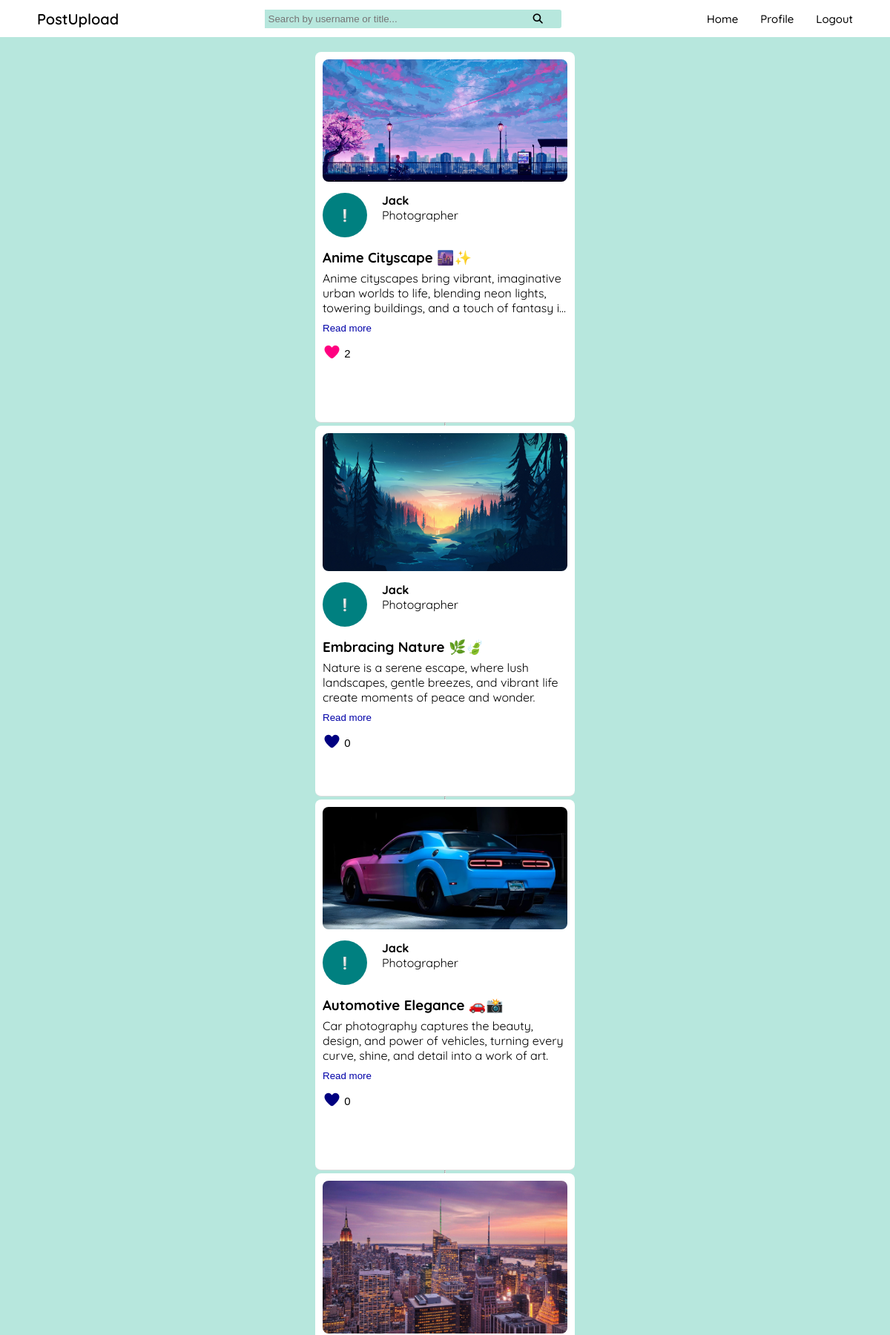
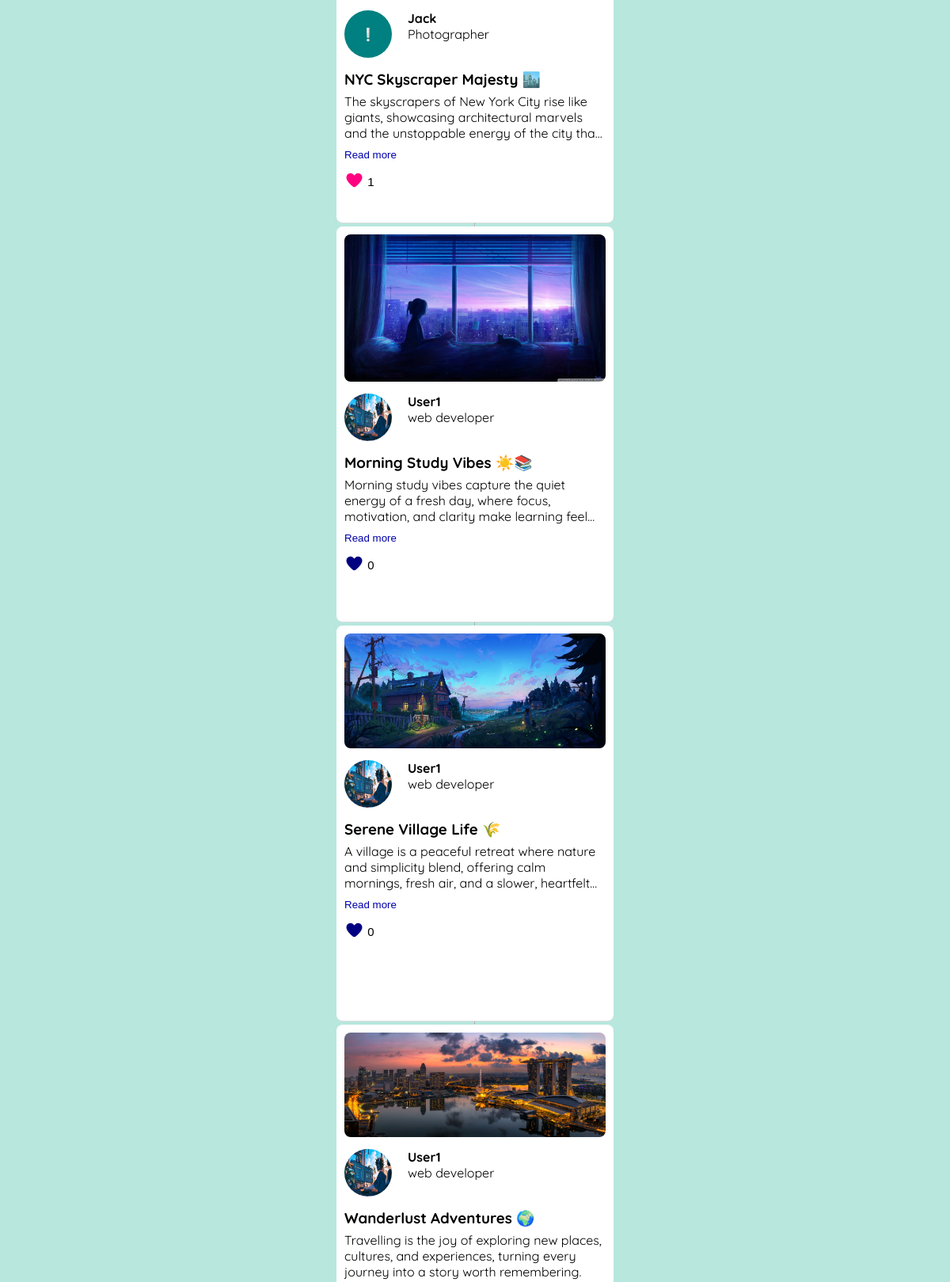
The page /dashboard/ (signed in, upper part) on the database its author committed (2 pictures, top to bottom).
### postupload_app/models.py (models this page shows, shortened)
class Post(models.Model):
    user = models.ForeignKey(User, on_delete=models.CASCADE)
    title = models.CharField(max_length=200)
    description = models.TextField(blank=True, null=True)
    post_img = models.ImageField(upload_to="post_pics/", blank=True, null=True)
    created_at = models.DateTimeField(auto_now_add=True)
    updated_at = models.DateTimeField(auto_now=True)   # <-- NEW

class UserProfile(models.Model):
    user = models.OneToOneField(User, on_delete=models.CASCADE)
    name = models.CharField(max_length=100)
    profession = models.CharField(max_length=100)
    profile_pic = models.ImageField(upload_to="profile_pics/", blank=True, null=True)

### postupload_app/views.py (the view)
# urls.py: path('dashboard/', views.dashboard_view, name='dashboard'),
@login_required(login_url='login')
def dashboard_view(request):
    posts = Post.objects.all().order_by("-created_at")  # latest first
    for post in posts:
        post.is_liked = post.likes.filter(user=request.user).exists()
    return render(request, "dashboard.html", {"posts": posts})

### postupload_app/templates/dashboard.html (shortened to what this page needs)
{% extends 'layouts/app.html' %}
{% load static %}
{% block css %}
<link rel="stylesheet" href="{% static 'css/dashboard.css' %}">
{% endblock%}
{% block content %}
<div id="show-feed">
    {% for post in posts %}
        {% include "post_card.html" %}
    {% endfor %}
</div>
{% endblock %}

### postupload_app/templates/layouts/app.html (shortened to what this page needs)
{% load static %}
<!DOCTYPE html>
<html lang="en">
<head>
    <link rel="stylesheet" href="https://cdnjs.cloudflare.com/ajax/libs/font-awesome/7.0.1/css/all.min.css">
    <link rel="stylesheet" href="{% static 'css/base.css' %}">
    {% block css %}
    {% endblock %}
</head>
<body>
    <nav class="navbar">
        <a class="logo" href="{% url 'dashboard' %}">PostUpload</a>
        <form method="get" action="{% url 'search' %}" class="search-form">
            <input type="text" class="search-inp" name="q" placeholder="Search by username or title..." required>
            <button type="submit"><i class="fa-solid fa-magnifying-glass"></i></button>
        </form>
        <div class="action-links">
            <a href="{% url 'dashboard' %}">Home</a>
            <a href="{% url 'profile' %}">Profile</a>
            <a href="{% url 'logout' %}">Logout</a>
        </div>
    </nav>
    {% block content %}
    {% endblock %}
</body>
</html>

### postupload_app/templates/post_card.html (shortened to what this page needs)
{% extends 'layouts/app.html' %}
{% load static %}
{% block css %}
<link rel="stylesheet" href="{% static 'css/dashboard.css' %}">
{% endblock%}
{% block content %}
<div class="feed-container" id="feed-container">
    <div class="feed" id="feed">
        {% for post in posts %}
        <div class="post-card" data-id="{{ post.id }}">
            {% if post.post_img %}
            <img src="{{ post.post_img.url }}" class="post-img" alt="Post Image">
            {% endif %}
            <a href="{% url 'user-profile' post.user.username %}" class="profile-link">
                <div class="profile-info">
                    {% if post.user.userprofile.profile_pic %}
                    <img src="{{ post.user.userprofile.profile_pic.url }}" class="profile-pic">
                    {%else%}
                    <p
                        style="border-radius: 50%; background-color: teal; height: 60px; width: 60px; text-align: center;display: flex;align-items: center;justify-content: center;">
                        ❕</p>
                    {% endif %}
                    <div>
                        {%if post.user.userprofile.name %}
                        <h4>{{ post.user.userprofile.name }}</h4>
                        {%else%}
                        <h4>{{post.user.username}}</h4>
                        {%endif%}
                        {%if post.user.userprofile.profession %}
                        <p>{{ post.user.userprofile.profession }}</p>
                        {%else%}
                        <p>Individual</p>
                        {%endif%}
                    </div>
                </div>
            </a>
            <h3 style="margin-bottom: 6px;">{{ post.title }}</h3>
            <div class="description-container">
                <p class="description">{{ post.description }}</p>
                {% if post.description|length > 100 %}
                <button class="read-more-btn">Read more</button>
                {% endif %}
            </div>
            <button class="like-btn" data-id="{{ post.id }}">
                <i class="fa-solid fa-heart heart-icon {% if post.is_liked %}liked{% endif %}"></i>
                <span class="like-count">{{ post.likes.count }}</span>
            </button>
        </div>
        <hr>
        <hr>
        {% endfor %}
    </div>
</div>
{% endblock %}

### postupload_app/static/css/base.css (style rules this page uses)
* { margin: 0; padding: 0; box-sizing: border-box; }
body { background-color: #b7e7dd; font-family: 'quicksand'; }
.navbar { height: 50px; width: 100%; background-color: white; display: flex; justify-content: space-between; align-items: center; padding: 0px 50px; position: fixed; top: 0; left: 0; }
.navbar a { text-decoration: none; color: black; }
.action-links { display: flex; gap: 30px; font-size: 15px; font-weight: 450; }
.logo { font-size: 20px; font-weight: 600; }
.search-inp { background-color: #b7e7dd; border: none; outline: none; padding: 5px; width: 89%; }

### postupload_app/templates/post_card.html (style rules this page uses)
.feed-container { height: 100%; overflow-y: scroll; scroll-snap-type: y mandatory; scrollbar-width: none; }
.feed { display: flex; flex-direction: column; justify-content: center; align-items: center; margin-top: 70px; }
.post-card { height: 500px; width: 350px; scroll-snap-align: start; padding: 10px; box-sizing: border-box; background: white; border-bottom: 1px solid #ddd; display: flex; flex-direction: column; border-radius: 8px; }
.post-img { max-width: 100%; max-height: 60%; border-radius: 8px; margin-bottom: 15px; cursor: pointer; }
.profile-info { display: flex; gap: 20px; margin-bottom: 15px; }
.profile-pic { width: 60px; height: 60px; border-radius: 50%; }
.description-container { width: 100%; }
.description-container .description { display: -webkit-box; -webkit-line-clamp: 3; line-clamp: 3; -webkit-box-orient: vertical; overflow: hidden; text-align: start; }
.read-more-btn { margin-top: 5px; background: white; color: #0000a8; border: none; padding: 5px 0; border-radius: 4px; cursor: pointer; }
.profile-link { text-decoration: none; color: black; }
.like-btn { background-color: transparent; width: 50px; border: none; outline: none; text-align: start; margin-top: 10px; font-size: 15px; }
.heart-icon { font-size: 20px; color: navy; transition: color 0.3s; }
.heart-icon.liked { color: rgb(255, 0, 128) }

### rows shown on the page
Post: post_img (picture), user.userprofile.name "Jack", user.userprofile.profession "Photographer", title "Anime Cityscape 🌆✨", description "Anime cityscapes bring vibrant, imaginative urban worlds to life, blending neon lights, towering buildings, and a touch of fantasy…", shows "Read more", likes.count "2"
Post: post_img (picture), user.userprofile.name "Jack", user.userprofile.profession "Photographer", title "Embracing Nature 🌿🍃", description "Nature is a serene escape, where lush landscapes, gentle breezes, and vibrant life create moments of peace and wonder.", shows "Read more", likes.count "0"
Post: post_img (picture), user.userprofile.name "Jack", user.userprofile.profession "Photographer", title "Automotive Elegance 🚗📸", description "Car photography captures the beauty, design, and power of vehicles, turning every curve, shine, and detail into a work of art.", shows "Read more", likes.count "0"
Post: post_img (picture), user.userprofile.name "Jack", user.userprofile.profession "Photographer", title "NYC Skyscraper Majesty 🏙️", description "The skyscrapers of New York City rise like giants, showcasing architectural marvels and the unstoppable energy of the city…", shows "Read more", likes.count "1"
Post: post_img (picture), user.userprofile.profile_pic (picture), user.userprofile.name "User1", user.userprofile.profession "web developer", title "Morning Study Vibes ☀️📚", description "Morning study vibes capture the quiet energy of a fresh day, where focus, motivation, and clarity make learning…", shows "Read more", likes.count "0"
Post: post_img (picture), user.userprofile.profile_pic (picture), user.userprofile.name "User1", user.userprofile.profession "web developer", title "Serene Village Life 🌾", description "A village is a peaceful retreat where nature and simplicity blend, offering calm mornings, fresh air, and a slower,…", shows "Read more", likes.count "0"
Post: post_img (picture), user.userprofile.profile_pic (picture), user.userprofile.name "User1", user.userprofile.profession "web developer", title "Wanderlust Adventures 🌍", description "Travelling is the joy of exploring new places, cultures, and experiences, turning every journey into a story worth remembering."
